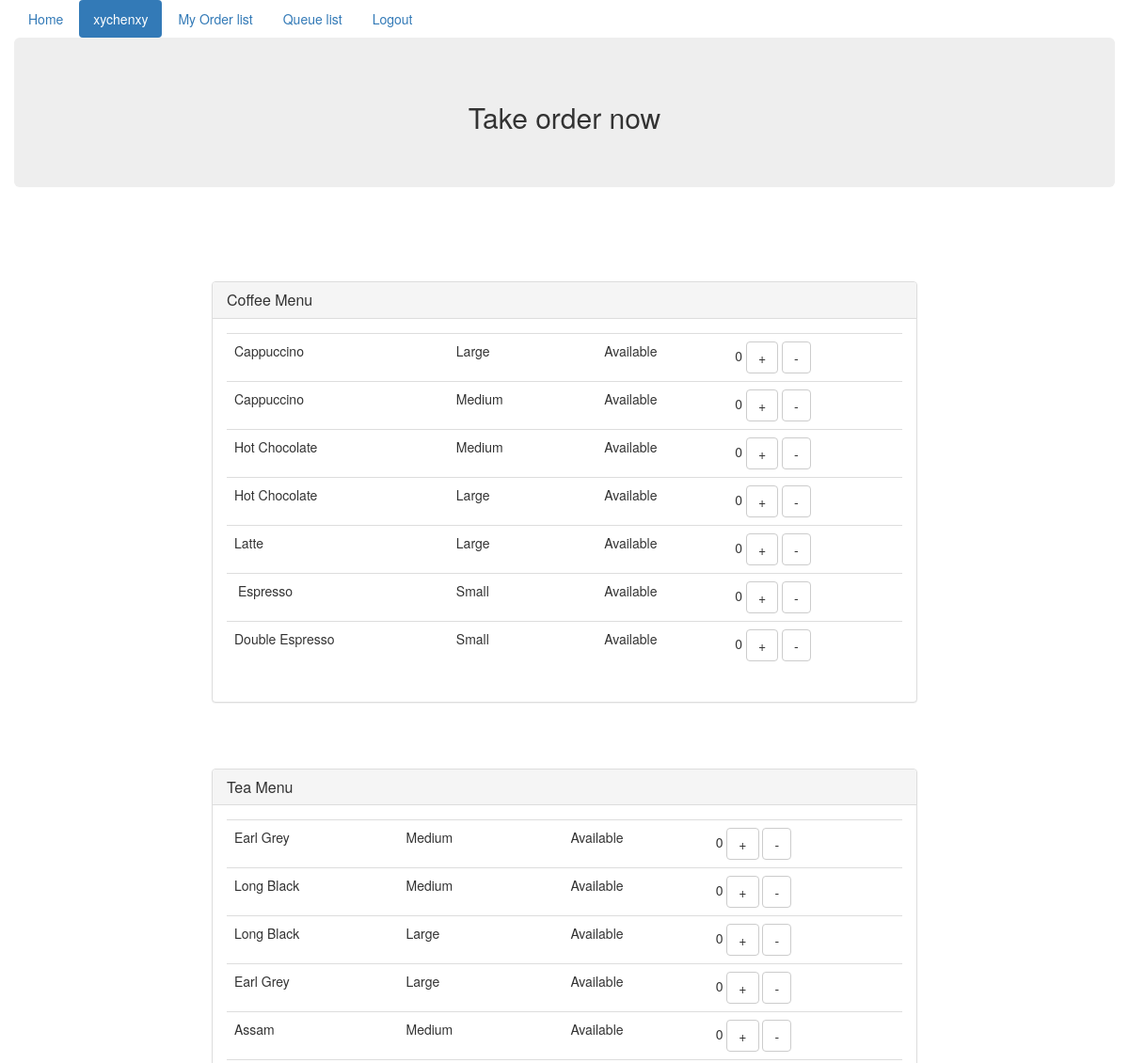
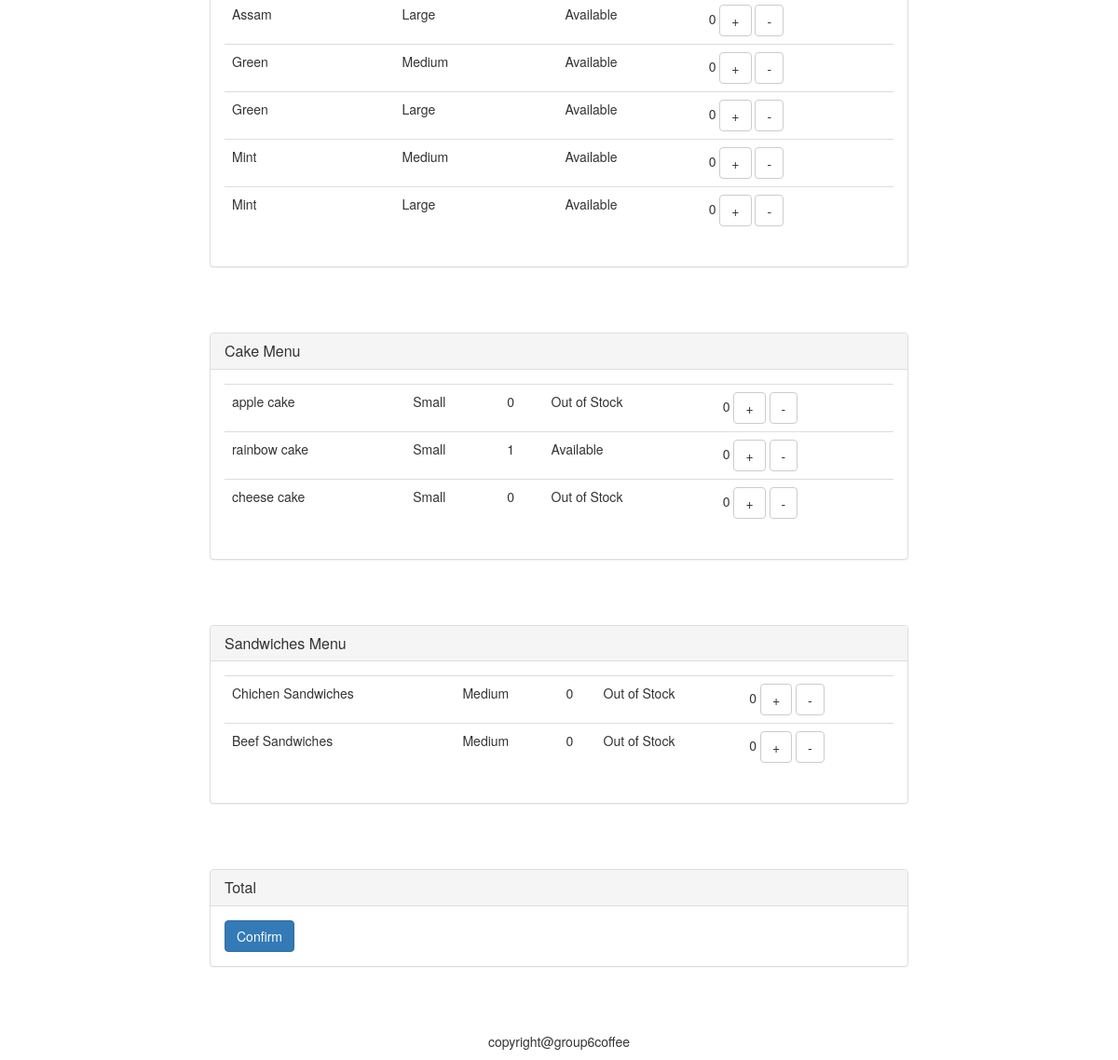
Screenshot of /group6coffee/productlist (signed in) with the database file from the repository (2 pictures, top to bottom).
### coffee/models.py (models this page shows, shortened)
class Product(models.Model):
    size_choice = (
        ("Small", "Small"),
        ("Medium", "Medium"),
        ("Large", "Large"))
    type = (
        ("Coffee", "Coffee"),
        ("Tea", "Tea"),
        ("Cake", "Cake"),
        ("Sandwiches", "Sandwiches")
    )
    product_id = models.AutoField(primary_key=True)
    product_name = models.CharField(max_length=255)
    product_price = models.DecimalField(max_digits=4, decimal_places=2)
    product_state = models.BooleanField(default=True)
    product_size = models.CharField(max_length=255,  choices=size_choice)
    product_type = models.CharField(max_length=255, choices=type, default="Coffee")
    product_quantity = models.IntegerField(default=0)

### group6coffee/views.py (the view)
# urls.py: path('productlist',group6coffee.views.productlist),
def productlist(request):
    if not request.user.is_authenticated:
        return render(request, 'user_login.html')
    else:
        allproducts = Product.objects.all()
        showorderinfo = ''
        if Paymentstatus.objects.filter(ordercontent='N'):
            showorderinfo = ''
        else:
            pay = Paymentstatus.objects.all()
            for i in pay:
                showorderinfo = i.ordercontent + ', order complete.'
                i.ordercontent = 'N'
                i.save()
        return render(request, 'productlist.html',
                      {'user_name': request.user,'allproducts': allproducts,'showorderinfo':showorderinfo})

### group6coffee/templates/productlist.html (shortened to what this page needs)
<!DOCTYPE html>
<html lang="en">
<head>
    <link rel="stylesheet" href="https://cdn.jsdelivr.net/npm/bootstrap@3.3.7/dist/css/bootstrap.min.css"
>
</head>
<body>
    <div class="container">
        <div class="row">
            <ul class="nav nav-pills">
                <li role="presentation"><a href="/group6coffee/index">Home</a></li>
                <li role="presentation" class="active"><a href="/group6coffee/productlist">{{ user_name }}</a></li>
                <li role="presentation"><a href="/group6coffee/orderlist">My Order list</a></li>
                <li role="presentation"><a href="/group6coffee/queuelist">Queue list</a></li>
                <li role="presentation"><a href="/group6coffee/logout">Logout</a></li>
            </ul>
        </div>
    </div>
    <div class="container">
        <div class="row">
            <div class="jumbotron">
                <h2 style="text-align: center">Take order now</h2>
            </div>
            <div class="col-md-8 col-md-offset-2">
            </div>
        </div>
    </div>
    <div class="container">
        <div class="row">
            <div class="col-md-8 col-md-offset-2">
                <div class="panel panel-default" style="margin-top: 50px">
              <div class="panel-heading">
                <h3 class="panel-title">Coffee Menu</h3>
              </div>
              <div class="panel-body">
                <table class="table">
                    {% for item in allproducts %}
                        {% if item.product_type == 'Coffee' %}
                        <tr>
                            <td>
                                <p>{{ item.product_name }}</p>
                            </td>
                            <td>
                                <p>{{ item.product_size }}</p>
                            </td>
                            <td>
                            </td>
                            <td>
                                    {% if item.product_state %}
                                        <p>Available</p>
                                    {% else %}
                                        <p>Out of Stock</p>
                                    {% endif %}
                            </td>
                            <td>
                                <div>
                                    <span class="quantity">0</span>
                                    <button class="btn btn-default add">+</button>
                                    <button class="btn btn-default sub">-</button>
                                </div>
                            </td>
                        </tr>
                        {% endif %}
                    {% endfor %}
                </table>
              </div>
            </div>
            </div>
            <div class="col-md-8 col-md-offset-2">
                <div class="panel panel-default" style="margin-top: 50px">
              <div class="panel-heading">
                <h3 class="panel-title">Tea Menu</h3>
              </div>
              <div class="panel-body">
                <table class="table">
                    {% for item in allproducts %}
                        {% if item.product_type == 'Tea' %}
                        <tr>
                            <td>
                                <p>{{ item.product_name }}</p>
                            </td>
                            <td>
                                <p>{{ item.product_size }}</p>
                            </td>
                            <td>
                            </td>
                            <td>
                                    {% if item.product_state %}
                                        <p>Available</p>
                                    {% else %}
                                        <p>Out of Stock</p>
                                    {% endif %}
                            </td>
                            <td>
                                <div>
                                    <span class="quantity">0</span>
                                    <button class="btn btn-default add">+</button>
                                    <button class="btn btn-default sub">-</button>
                                </div>
                            </td>
                        </tr>
                        {% endif %}
                    {% endfor %}
                </table>
              </div>
            </div>
            </div>
            <div class="col-md-8 col-md-offset-2">
                <div class="panel panel-default" style="margin-top: 50px">
              <div class="panel-heading">
                <h3 class="panel-title">Cake Menu</h3>
              </div>
              <div class="panel-body">
                <table class="table">
                    {% for item in allproducts %}
                        {% if item.product_type == 'Cake' %}
                        <tr>
                            <td>
                                <p>{{ item.product_name }}</p>
                            </td>
                            <td>
                                <p>{{ item.product_size }}</p>
                            </td>
                            <td>
                                <p>{{ item.product_quantity }}</p>
                            </td>
                            <td>
                                    {% if item.product_quantity != 0 %}
                                        <p>Available</p>
                                    {% else %}
                                        <p>Out of Stock</p>
                                    {% endif %}
                            </td>
                            <td>
                                <div>
                                    <span class="quantity">0</span>
                                    <button class="btn btn-default add">+</button>
                                    <button class="btn btn-default sub">-</button>
                                </div>
                            </td>
                        </tr>
                        {% endif %}
                    {% endfor %}
                </table>
              </div>
            </div>
            </div>
            <div class="col-md-8 col-md-offset-2">
                <div class="panel panel-default" style="margin-top: 50px">
              <div class="panel-heading">
                <h3 class="panel-title">Sandwiches Menu</h3>
              </div>
              <div class="panel-body">
                <table class="table">
                    {% for item in allproducts %}
                        {% if item.product_type == 'Sandwiches' %}
                        <tr>
                            <td>
                                <p>{{ item.product_name }}</p>
                            </td>
                            <td>
                                <p>{{ item.product_size }}</p>
                            </td>
                            <td>
                                <p>{{ item.product_quantity }}</p>
                            </td>
                            <td>
                                    {% if item.product_quantity != 0 %}
                                        <p>Available</p>
                                    {% else %}
                                        <p>Out of Stock</p>
                                    {% endif %}
                            </td>
                            <td>
                                <div>
                                    <span class="quantity">0</span>
                                    <button class="btn btn-default add">+</button>
                                    <button class="btn btn-default sub">-</button>
                                </div>
                            </td>
                        </tr>
                        {% endif %}
                    {% endfor %}
                </table>
              </div>
            </div>
            </div>
            <div class="col-md-8 col-md-offset-2">
                <div class="panel panel-default" style="margin-top: 50px">
              <div class="panel-heading">
                <h3 class="panel-title">Total</h3>
              </div>
              <div class="panel-body">
                  <form action="" method="POST">
                      <button class="btn btn-primary" id='submit' type="submit">Confirm</button>
                  </form>
              </div>
            </div>
            </div>
        </div>
    </div>
    <div class="container">
        <div class="row">
            <div style="margin-top: 50px">
                <p style="text-align: center">copyright@group6coffee</p>
            </div>
        </div>
    </div>
</body>
</html>

### rows the page displays
Product: product_name "Cappuccino", product_size "Large", product_state "Available"
Product: product_name "Cappuccino", product_size "Medium", product_state "Available"
Product: product_name "Hot Chocolate", product_size "Medium", product_state "Available"
Product: product_name "Hot Chocolate", product_size "Large", product_state "Available"
Product: product_name "Latte", product_size "Large", product_state "Available"
Product: product_name "\bEspresso", product_size "Small", product_state "Available"
Product: product_name "Double Espresso", product_size "Small", product_state "Available"
Product: product_name "Earl Grey", product_size "Medium", product_state "Available"
Product: product_name "Long Black", product_size "Medium", product_state "Available"
Product: product_name "Long Black", product_size "Large", product_state "Available"
Product: product_name "Earl Grey", product_size "Large", product_state "Available"
Product: product_name "Assam", product_size "Medium", product_state "Available"
Product: product_name "Assam", product_size "Large", product_state "Available"
Product: product_name "Green", product_size "Medium", product_state "Available"
Product: product_name "Green", product_size "Large", product_state "Available"
Product: product_name "Mint", product_size "Medium", product_state "Available"
Product: product_name "Mint", product_size "Large", product_state "Available"
Product: product_name "apple cake", product_size "Small", product_quantity "0", shows "Out of Stock"
Product: product_name "rainbow cake", product_size "Small", product_quantity "1", shows "Available"
Product: product_name "cheese cake", product_size "Small", product_quantity "0", shows "Out of Stock"
Product: product_name "Chichen Sandwiches", product_size "Medium", product_quantity "0", shows "Out of Stock"
Product: product_name "Beef Sandwiches", product_size "Medium", product_quantity "0", shows "Out of Stock"

### other values shown
{{ user_name }} "xychenxy"
